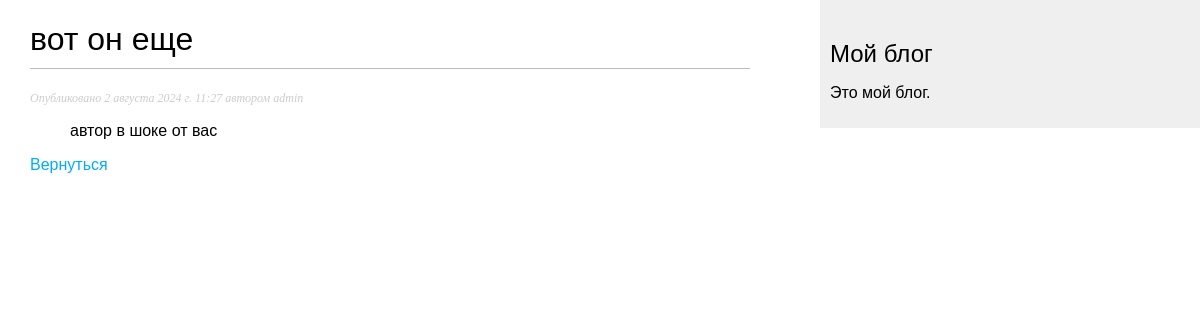
Screenshot of /blog/2024/8/2/vot-on-eshe with the database file from the repository.
### blog/models.py (models this page shows, shortened)
class Post(models.Model):
    class Status(models.TextChoices):
        DRAFT = 'DF', 'Черновик'
        PUBLISHED = 'PB', 'Опубликовано'
    title = models.CharField('Заголовок поста',
                             max_length=250)
    slug = models.SlugField('Короткая метка',
                            unique_for_date='publish',
                            max_length=250)
    author = models.ForeignKey(User,
                               on_delete=models.CASCADE,
                               related_name='blog_posts',
                               verbose_name='Автор')
    body = models.TextField('Содержание поста')
    publish = models.DateTimeField('дата публикации', default=timezone.now)
    created = models.DateTimeField('дата создания', auto_now_add=True)
    updated = models.DateTimeField('дата обновления', auto_now=True)
    status = models.CharField('Статус', max_length=2,
                              choices=Status.choices,
                              default=Status.DRAFT)
    objects = models.Manager()  # менеджер применяемый по умолчанию
    published = PublishedMeneger()  # конкретно прикладной менеджер
    class Meta:
        ordering = ['-publish']
        indexes = [
            models.Index(fields=['-publish']),
        ]
        verbose_name = 'Пост'
        verbose_name_plural = 'Посты'

### blog/views.py (the view)
def post_detail(request, year, month, day, post):
    post = get_object_or_404(Post,
                             status=Post.Status.PUBLISHED,
                             slug=post,
                             publish__year=year,
                             publish__month=month,
                             publish__day=day)
    return render(request,
                  'blog/post/detail.html',
                  {'post': post})

### blog/templates/blog/post/detail.html (shortened to what this page needs)
{% extends 'blog/base.html' %}
{% block content %}
<h1>{{ post.title }}</h1>
<p class="date">
    Опубликовано {{ post.publish }} автором {{ post.author }}
</p>
    <blockquote>
        {{ post.body|linebreaks }}
    </blockquote>
    <a href="{% url 'blog:post_list' %}">Вернуться</a>
{% endblock %}

### blog/static/css/blog.css (style rules this page uses)
body { margin:0; padding:0; font-family:helvetica, sans-serif; }
a { color:#00abff; text-decoration:none; }
h1 { font-weight:normal; border-bottom:1px solid #bbb; padding:0 0 10px 0; }
p.date { color:#ccc; font-family: georgia, serif; font-size: 12px; font-style: italic; }

### rows the page displays
Post: title "вот он еще", publish "2 августа 2024 г. 11:27", author "admin", body "автор в шоке от вас"
